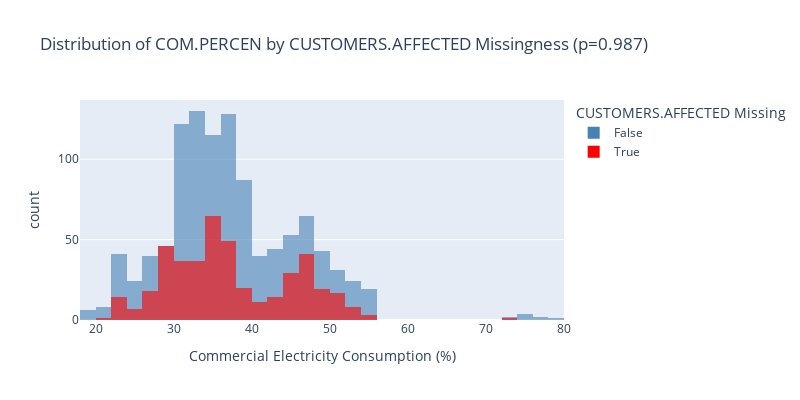

Write notebook code for a chart like this one.
### Code cell
# --- Cell 7: Visualize — COM.PERCEN distribution when missing vs not ---
fig_miss_com = px.histogram(
    subset_com,
    x='COM.PERCEN',
    color='CUST_MISSING',
    barmode='overlay',
    opacity=0.6,
    nbins=40,
    color_discrete_map={True: 'red', False: 'steelblue'},
    title=f'Distribution of COM.PERCEN by CUSTOMERS.AFFECTED Missingness (p={p_value_com})',
    labels={
        'COM.PERCEN': 'Commercial Electricity Consumption (%)',
        'CUST_MISSING': 'CUSTOMERS.AFFECTED Missing'
    },
)
fig_miss_com.update_layout(width=800, height=400)
fig_miss_com.show()

### Figure 1 — Plotly figure (JSON) as saved in the notebook; plotly's stock layout.template omitted (floating-point values rounded to 4 significant figures; data arrays with more than 128 entries replaced by an {"elided": "..."} marker saying what was removed)
{"data": [{"alignmentgroup": "True", "bingroup": "x", "hovertemplate": "CUSTOMERS.AFFECTED Missing=False<br>Commercial Electricity Consumption (%)=%{x}<br>count=%{y}<extra></extra>", "legendgroup": "False", "marker": {"color": "steelblue", "opacity": 0.6, "pattern": {"shape": ""}}, "name": "False", "nbinsx": 40, "offsetgroup": "False", "orientation": "v", "showlegend": true, "type": "histogram", "x": {"elided": "1075 float values"}, "xaxis": "x", "yaxis": "y"}, {"alignmentgroup": "True", "bingroup": "x", "hovertemplate": "CUSTOMERS.AFFECTED Missing=True<br>Commercial Electricity Consumption (%)=%{x}<br>count=%{y}<extra></extra>", "legendgroup": "True", "marker": {"color": "red", "opacity": 0.6, "pattern": {"shape": ""}}, "name": "True", "nbinsx": 40, "offsetgroup": "True", "orientation": "v", "showlegend": true, "type": "histogram", "x": {"elided": "437 float values"}, "xaxis": "x", "yaxis": "y"}], "layout": {"barmode": "overlay", "height": 400, "legend": {"title": {"text": "CUSTOMERS.AFFECTED Missing"}, "tracegroupgap": 0}, "title": {"text": "Distribution of COM.PERCEN by CUSTOMERS.AFFECTED Missingness (p=0.987)"}, "width": 800, "xaxis": {"anchor": "y", "domain": [0, 1], "title": {"text": "Commercial Electricity Consumption (%)"}}, "yaxis": {"anchor": "x", "domain": [0, 1], "title": {"text": "count"}}}}
